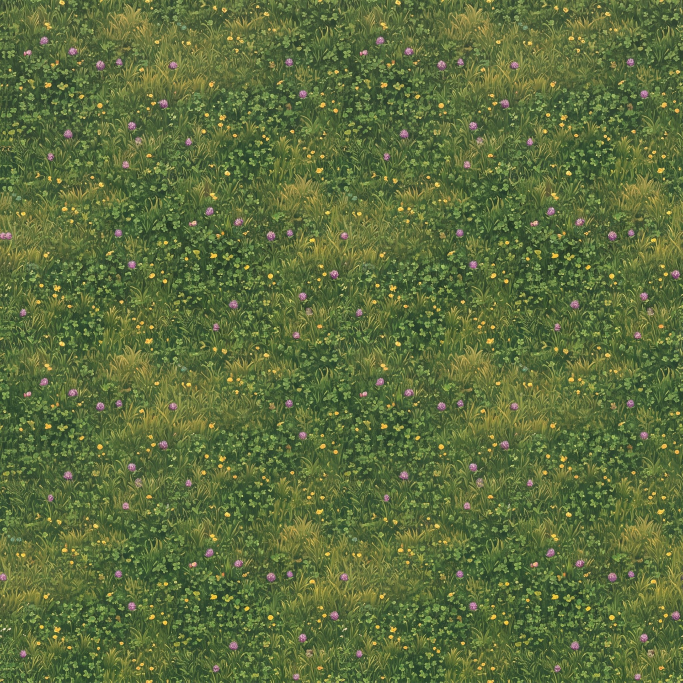
#> input picture kunst/texturen/wiese-sommer.jpg, 2048 x 2048 px, found by its file name (shown at 1/3 size)
$ python textur-nahtlos.py kunst/texturen/wiese-sommer.jpg src/assets/textures/wiese-sommer.webp
#> lines starting #> are read from the running program, lines starting #| are printed output that depends on the picture
# Macht ein (fast) kachelbares Bild nahtlos und verkleinert es für die Karte.
# Zwei Durchgänge: erst links/rechts, dann oben/unten (je mit halb verschobener Kopie).
#
# Aufruf (braucht Python mit Pillow und numpy):
#   python3 scripts/textur-nahtlos.py kunst/texturen/wiese-sommer.jpg src/assets/textures/wiese-sommer.webp
#   [Größe=512] [Übergang=0.14] [Helligkeit=1.0] [Sättigung=1.0] [Kontrast=1.0]
# Daneben entsteht <name>_check.png (3 × 3 gekachelt) zum Prüfen der Ränder; nicht einchecken.
import sys
import numpy as np
from PIL import Image, ImageEnhance

src, dst = sys.argv[1], sys.argv[2]
size = int(sys.argv[3]) if len(sys.argv) > 3 else 512
band = float(sys.argv[4]) if len(sys.argv) > 4 else 0.14
bright = float(sys.argv[5]) if len(sys.argv) > 5 else 1.0
sat = float(sys.argv[6]) if len(sys.argv) > 6 else 1.0
contrast = float(sys.argv[7]) if len(sys.argv) > 7 else 1.0

im = Image.open(src).convert('RGB')
#> im is the input picture: PIL image 2048x2048 RGB; mean R, G, B 92.1, 108.6, 60.8
w, h = im.size
#> w = 2048; h = 2048

def repeats_2x2(img):
    """Ist das Bild schon 2 × 2 gekachelt (Gemini macht das oft)? Dann wiederholt es sich nach der halben Breite."""
    g = np.asarray(img.convert('L').resize((512, 512))).astype(np.float32)
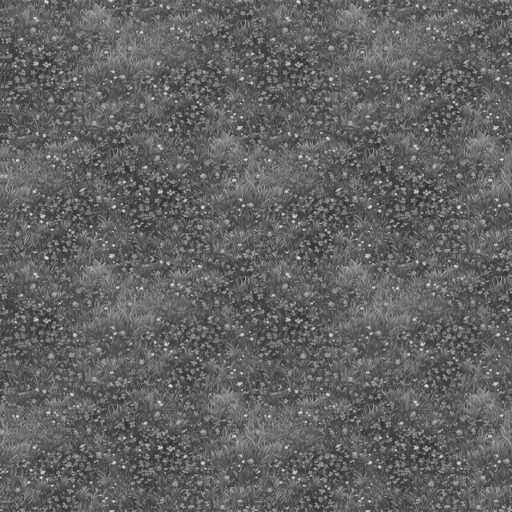
#> g: shape (512, 512) float32; min 44, max 234, mean 98.2
    g -= g.mean()
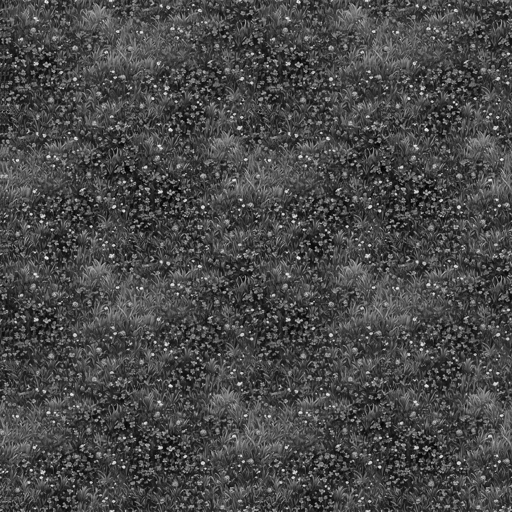
#> g: shape (512, 512) float32; min -54.24, max 135.8, mean 0; drawn with min black and max white
    F = np.fft.fft2(g)
    ac = np.real(np.fft.ifft2(F * np.conj(F))) / max(1e-6, float((g * g).sum()))
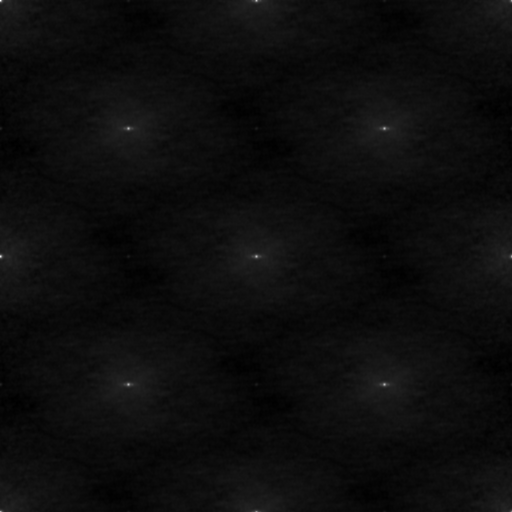
#> ac: shape (512, 512) float64; min -0.0553, max 1, mean 1e-13; drawn with min black and max white
    return min(ac[256, 0], ac[0, 256]) > 0.5

tiled = False
if w == h and repeats_2x2(im):
    # Eine Wiederholung aus der Mitte nehmen (ohne Ränder, dort sitzen oft Wasserzeichen).
    # Ihre Kanten passen schon fast, der Übergang muss nur wenig glätten.
    q = w // 2
#> q = 1024
    im = im.crop((q // 2, q // 2, q // 2 + q, q // 2 + q)).resize((1024, 1024), Image.LANCZOS)
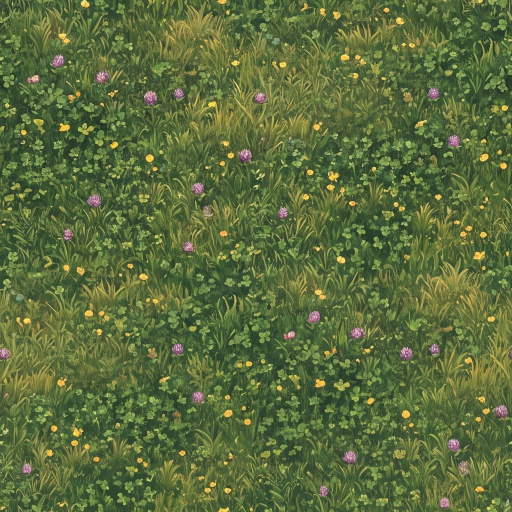
#> im: PIL image 1024x1024 RGB (shown at 1/2 size); mean R, G, B 91.6, 108.4, 60.3
    band = min(band, 0.1)
    tiled = True
    print('2 × 2 gekachelt erkannt: nehme ein Viertel aus der Mitte')
else:
    # Gemini-Zeichen o. Ä. am Rand: ein paar Prozent abschneiden, dann quadratisch
    c = int(min(w, h) * 0.02)
    im = im.crop((c, c, w - c, h - c))
    n = min(im.size)
    im = im.crop((0, 0, n, n)).resize((1024, 1024), Image.LANCZOS)
a = np.asarray(im).astype(np.float32)
N = a.shape[0]
#> N = 1024
if tiled:
    # Geminis Naht zwischen den vier Kopien liegt jetzt quer durch die Bildmitte.
    # Um ein halbes Bild verschieben: dann liegt sie am Rand, und der Übergang unten blendet sie weg.
    a = np.roll(a, (N // 2, N // 2), axis=(0, 1))

def ramp(n):
#> called with n = 1024
    d = np.minimum(np.arange(n), n - 1 - np.arange(n)) / n  # 0 am Rand, 0.5 in der Mitte
    t = np.clip(d / band, 0, 1)
    return t * t * (3 - 2 * t)

m = ramp(N)
# links/rechts
ax = np.roll(a, N // 2, axis=1)
a1 = a * m[None, :, None] + ax * (1 - m[None, :, None])
# oben/unten
ay = np.roll(a1, N // 2, axis=0)
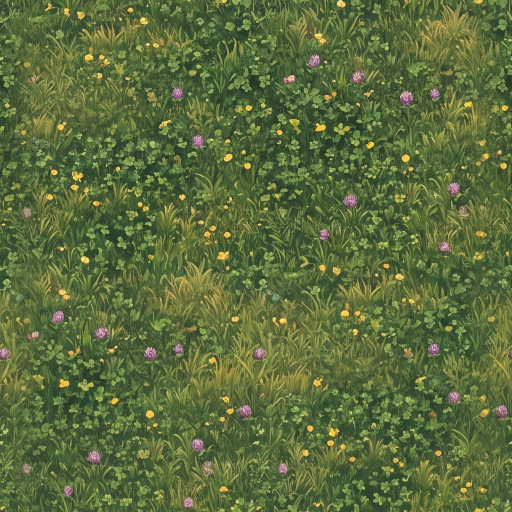
#> ay: shape (1024, 1024, 3) float64 (shown at 1/2 size); mean R, G, B 91.6, 108.4, 60.3
a2 = a1 * m[:, None, None] + ay * (1 - m[:, None, None])

out = Image.fromarray(np.clip(a2, 0, 255).astype(np.uint8)).resize((size, size), Image.LANCZOS)
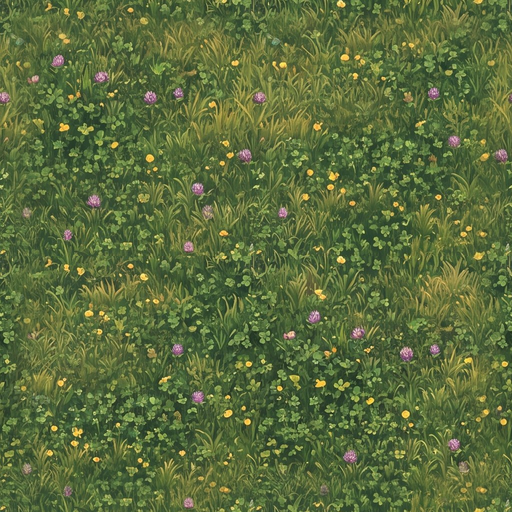
#> out: PIL image 512x512 RGB; mean R, G, B 91.5, 108.2, 60.2
out = ImageEnhance.Color(ImageEnhance.Brightness(out).enhance(bright)).enhance(sat)
out = ImageEnhance.Contrast(out).enhance(contrast)
out.save(dst, quality=84, method=6)
print(dst, out.size, 'Mittelfarbe', tuple(int(v) for v in np.asarray(out).reshape(-1, 3).mean(0)))
#| src/assets/textures/wiese-sommer.webp (512, 512) Mittelfarbe (91, 108, 60)

# Prüfbild: 3x3 gekachelt
t = Image.new('RGB', (size * 3, size * 3))
#> t: PIL image 1536x1536 RGB; every value is 0
for x in range(3):
    for y in range(3):
        t.paste(out, (x * size, y * size))
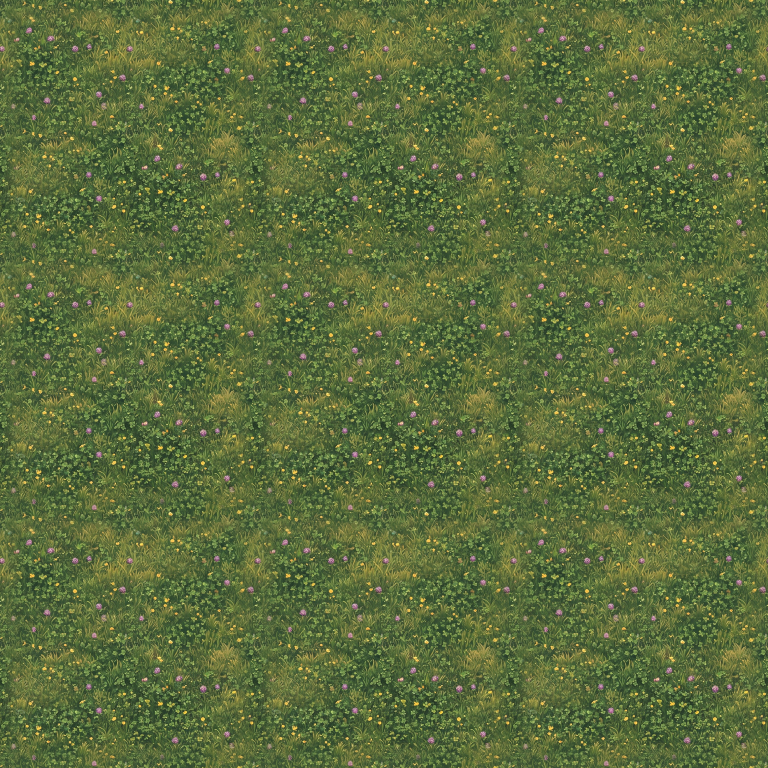
#> t: PIL image 1536x1536 RGB (shown at 1/2 size); mean R, G, B 91.5, 108.2, 60.2
t.save(dst.rsplit('.', 1)[0] + '_check.png')

$ run again, with kunst/texturen/acker-erde.jpg copied over kunst/texturen/wiese-sommer.jpg
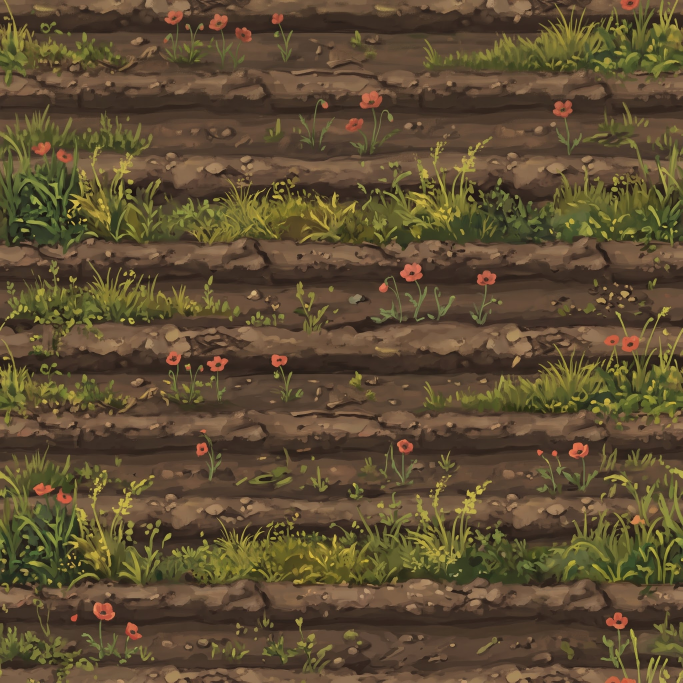
#> input picture kunst/texturen/acker-erde.jpg, 2048 x 2048 px, found by its file name (shown at 1/3 size)
#> im is the input picture: PIL image 2048x2048 RGB; mean R, G, B 93.3, 76.7, 50.6
#> in repeats_2x2, `ac = np.real(np.fft.ifft2(F * np.conj(F))) / max(1e-6, float((g * g).s..`:
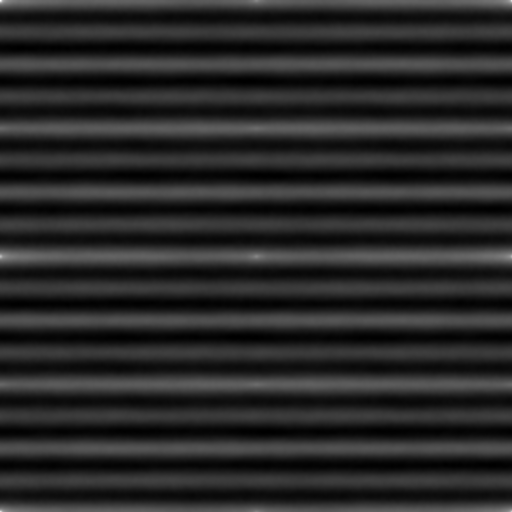
#> ac: shape (512, 512) float64; min -0.19, max 1, mean 1.63e-19; drawn with min black and max white
#> c = 40
#| src/assets/textures/wiese-sommer.webp (512, 512) Mittelfarbe (93, 75, 50)
#> after the loop `for x in range(3):`:
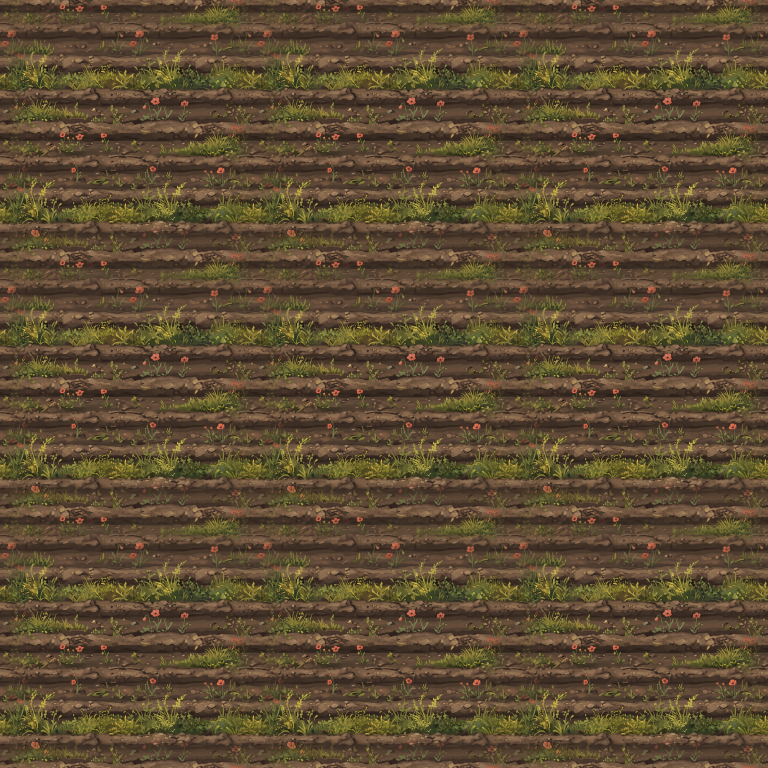
#> t: PIL image 1536x1536 RGB (shown at 1/2 size); mean R, G, B 93.5, 75.9, 50.7

$ run again, with kunst/texturen/acker-gruen.jpg copied over kunst/texturen/wiese-sommer.jpg
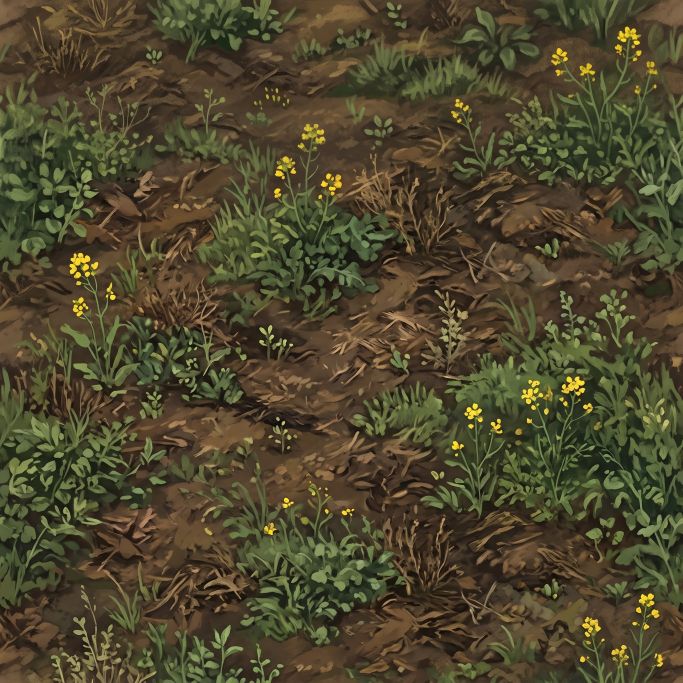
#> input picture kunst/texturen/acker-gruen.jpg, 2048 x 2048 px, found by its file name (shown at 1/3 size)
#> im is the input picture: PIL image 2048x2048 RGB; mean R, G, B 78.4, 71.2, 45.3
#> in repeats_2x2, `ac = np.real(np.fft.ifft2(F * np.conj(F))) / max(1e-6, float((g * g).s..`:
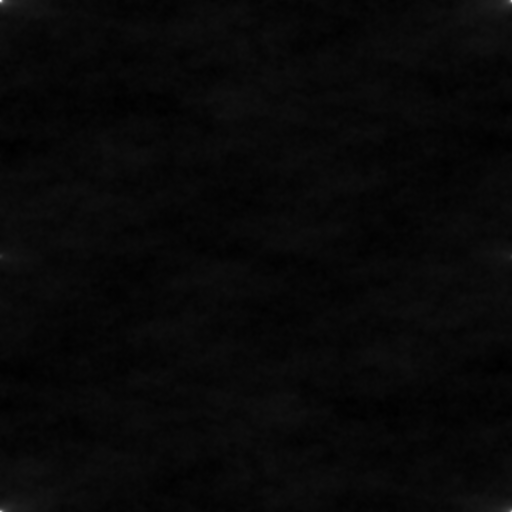
#> ac: shape (512, 512) float64; min -0.0348, max 1, mean 1.99e-14; drawn with min black and max white
#> c = 40
#| src/assets/textures/wiese-sommer.webp (512, 512) Mittelfarbe (79, 71, 45)
#> after the loop `for x in range(3):`:
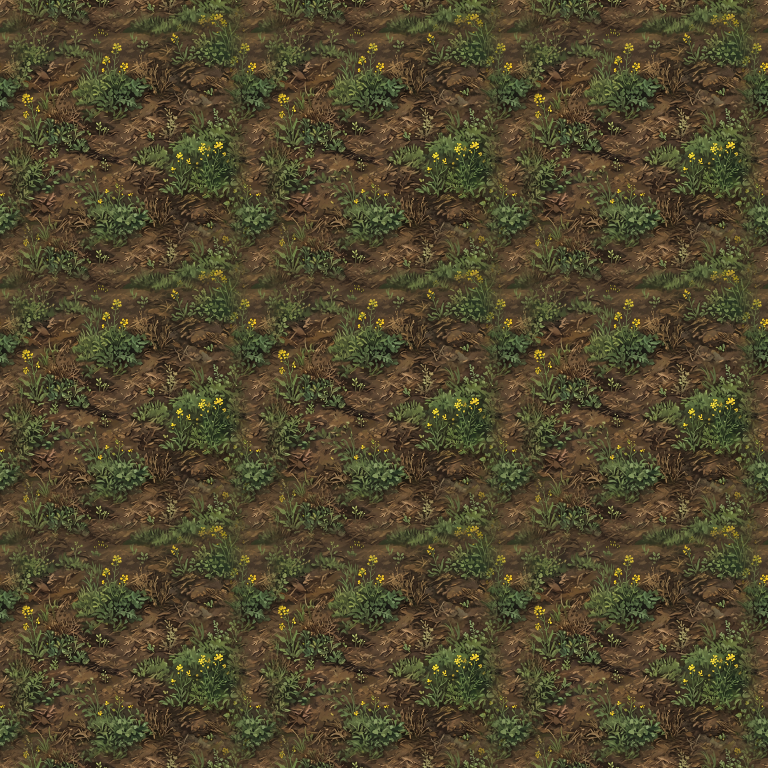
#> t: PIL image 1536x1536 RGB (shown at 1/2 size); mean R, G, B 79.7, 71.1, 45.4

$ run again, with kunst/texturen/acker-korn.jpg copied over kunst/texturen/wiese-sommer.jpg
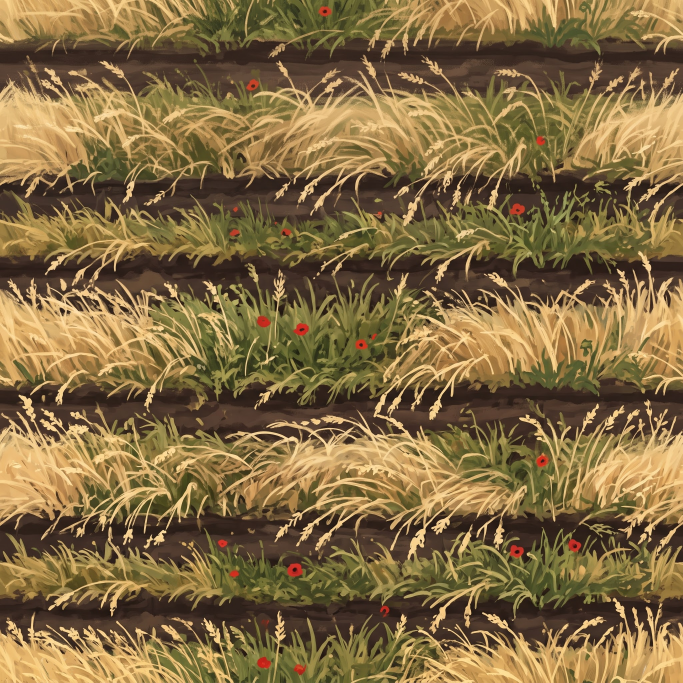
#> input picture kunst/texturen/acker-korn.jpg, 2048 x 2048 px, found by its file name (shown at 1/3 size)
#> im is the input picture: PIL image 2048x2048 RGB; mean R, G, B 130.5, 107.1, 66.5
#> c = 40
#| src/assets/textures/wiese-sommer.webp (512, 512) Mittelfarbe (125, 103, 63)
#> after the loop `for x in range(3):`:
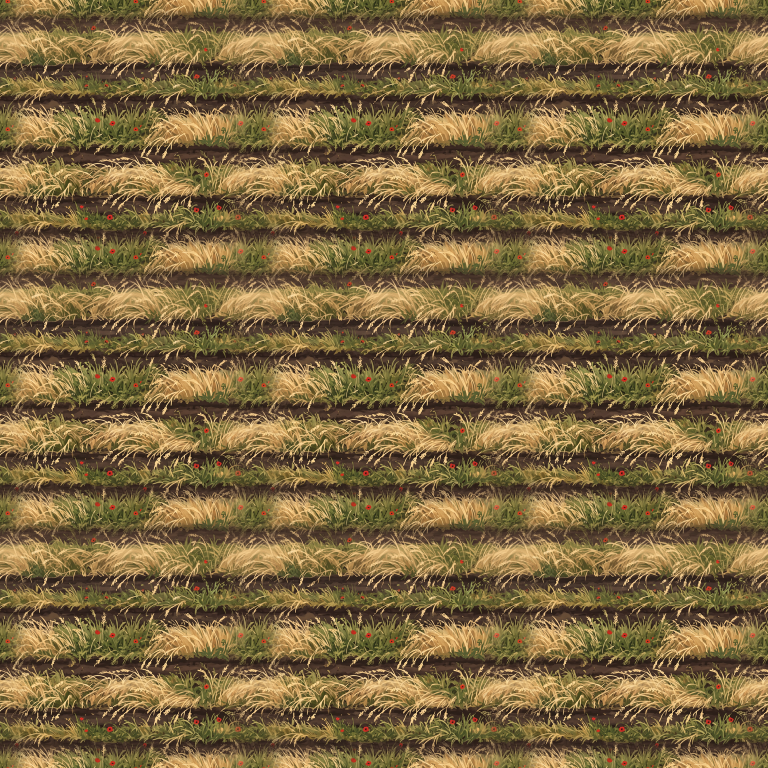
#> t: PIL image 1536x1536 RGB (shown at 1/2 size); mean R, G, B 125, 103.4, 63.7
